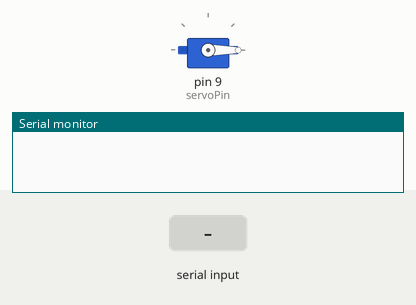
Recording of a sketch running on a simulated Arduino Uno, built with avr-gcc and run on an emulated ATmega328P. Parts: servo, the last lines printed to the serial monitor. The inputs (shaded band) are chosen by the test bench.

Above: at 1.2 s.
1.3 s: "90,45\n" received over the second serial link
At 2.5 s:
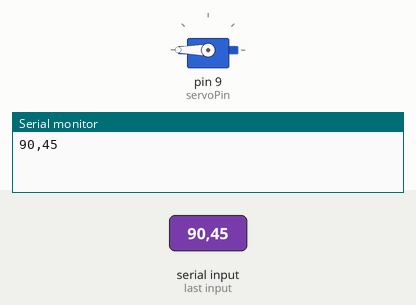
2.8 s: "30,150\n" received over the second serial link
At 3.6 s:
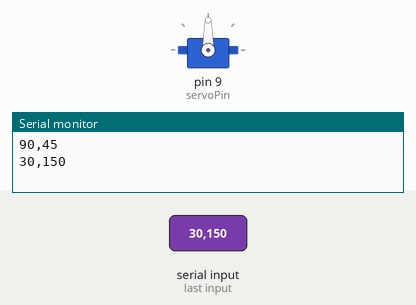
4.3 s: "5\n" received over the second serial link
At 4.7 s:
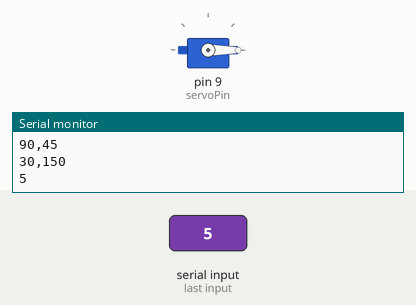
5.8 s: "90\n" received over the second serial link
At 7.1 s:
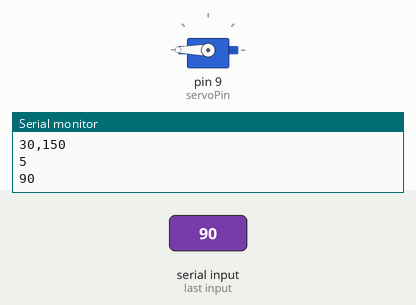
Timing chart, 0 to 8.3 s (numbered marks = the images above; inputs shaded):
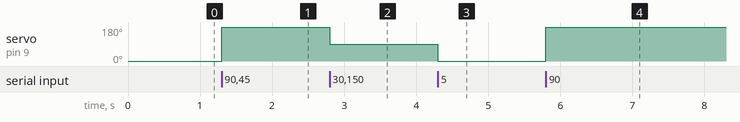

The sketch:

btservo.ino
```cpp
#include <SoftwareSerial.h>
#include <Servo.h>
#include <stdlib.h>

SoftwareSerial bluetooth(2, 3); // Rx|Tx
int servoPin = 9; //서보 제어 핀
int sw = 4; //모터 원점 스위치 제어
Servo servo;
float servosw; //서보 제어 변수 선언
char buffer[10];
int bufferPosition;
volatile byte mode = HIGH; //모드지정 H: auto L: manual

void setup()
{
  Serial.begin(9600);
  bluetooth.begin(9600);
  pinMode(sw, INPUT_PULLUP);
  servo.attach(servoPin);
  bufferPosition = 0;
  attachInterrupt(digitalPinToInterrupt(sw), chmod, CHANGE);
  servo.write(0);
}

void loop()
{
  while(1){
    if(bluetooth.available()){
      byte data = bluetooth.read();
      Serial.write(data); //시리얼 모니터
      buffer[bufferPosition++] = data;
      if(data == '\n'){
        servosw = atof(buffer);
        buffer[bufferPosition] = '\0';
        bufferPosition = 0;
        break;
      }
    }
  }
    if(mode == HIGH){
      if(servosw >= 30.3)  servo.write(180);
      else if(servosw >= 30 && servosw < 30.3)  servo.write(90);
      else if(servosw < 30)  servo.write(0);
    }
//    servosw = 0;
}

void chmod() {
  servo.write(0);
  mode = !mode;
}
```

Measured:
- after the input at 1.3 s, servo on pin 9 (servoPin): 0° → 180° at once
- after the input at 2.8 s, servo on pin 9 (servoPin): 180° → 90° at once
- after the input at 4.3 s, servo on pin 9 (servoPin): 90° → 0° at once
- after the input at 5.8 s, servo on pin 9 (servoPin): 0° → 180° at once
